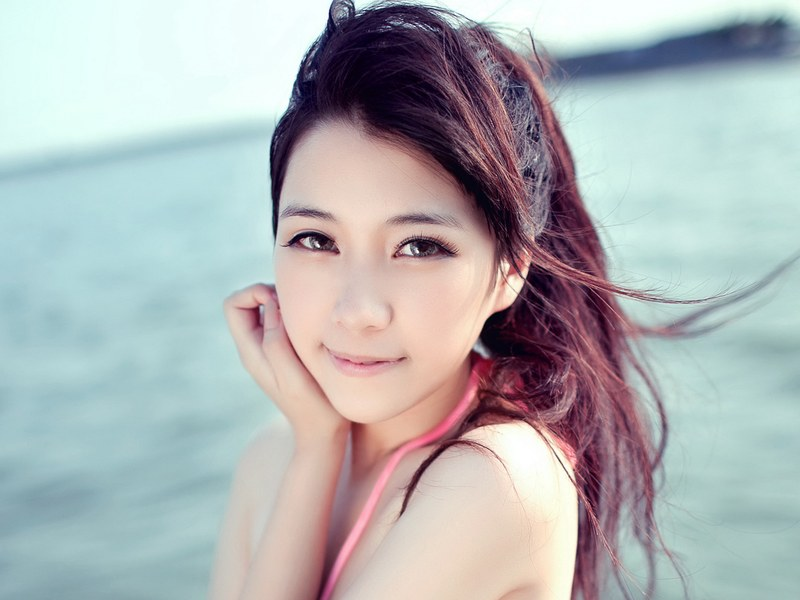
#> input picture learnCV/B.jpg, 800 x 600 px
$ python ImagePyramids.py   (Python 2 division)
#> lines starting #> are read from the running program, lines starting #| are printed output that depends on the picture
# -* coding: utf-8 *-

'''
In this chapter,
# We will learn about Image Pyramids
# We will use Image pyramids to create a new fruit, “Orapple”
# We will see these functions: cv2.pyrUp(), cv2.pyrDown()
'''

import cv2
import numpy as np
from matplotlib import pyplot as plt
import sys

A = cv2.imread('B.jpg')
#> A is the input picture: shape (600, 800, 3); mean B, G, R 180, 178.7, 175.2
B = cv2.imread('A.jpg')
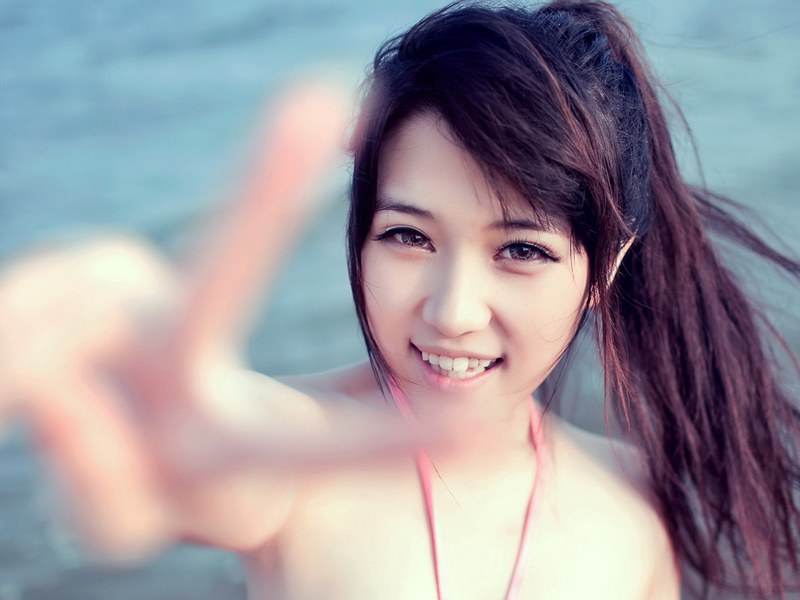
#> input picture learnCV/A.jpg, 800 x 600 px
#> B is the input picture: shape (600, 800, 3); mean B, G, R 158.4, 151, 155.8

# generate Gaussian pyramid for A
G = A.copy()
gpA = [G]
for i in xrange(4):
    G = cv2.pyrDown(G)
    gpA.append(G)
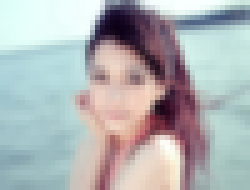
#> G: shape (38, 50, 3) (shown 5 times larger); mean B, G, R 180.8, 179.5, 175.8
#> after the loop, gpA = 5 items

# generate Gaussian pyramid for B
G = B.copy()
gpB = [G]
for i in xrange(4):
    G = cv2.pyrDown(G)
    gpB.append(G)
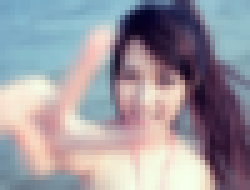
#> G: shape (38, 50, 3) (shown 5 times larger); mean B, G, R 159.1, 151.6, 155.7
#> after the loop, gpB = 5 items

# [8 lines of commented-out code are left out]
lpA = [gpA[3]]
for i in xrange(3, 0, -1):
    GE = cv2.pyrUp(gpA[i])
    # print GE.shape
    # print gpA[i-1].shape
    L = cv2.subtract(gpA[i - 1], GE)
    lpA.append(L)
#> after the loop, lpA = 4 items

# generate Laplacian Pyramid for B
lpB = [gpB[3]]
for i in xrange(3, 0, -1):
    GE = cv2.pyrUp(gpB[i])
    L = cv2.subtract(gpB[i - 1], GE)
    lpB.append(L)
#> this loop made 3 passes
#> pass 1, `GE = cv2.pyrUp(gpB[i])`:
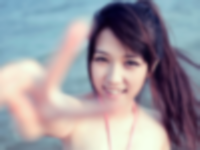
#> GE: shape (150, 200, 3); mean of channels 0, 1, 2 158.6, 151.1, 155.8; drawn as B, G, R
#> pass 1, `L = cv2.subtract(gpB[i - 1], GE)`:
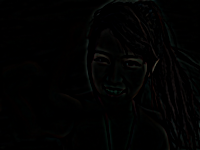
#> L: shape (150, 200, 3); mean of channels 0, 1, 2 1.7, 2, 1.8; drawn as B, G, R
#> after the loop, lpB = 4 items

# Now add left and right halves of images in each level
LS = []
for la, lb in zip(lpA, lpB):
    rows, cols, dpt = la.shape
    ls = np.hstack((la[:, 0:cols / 2], lb[:, cols / 2:]))
    LS.append(ls)
#> this loop made 4 passes
#> (rows, cols) on passes 1 to 4: (75, 100), (150, 200), (300, 400), (600, 800)
#> pass 1, `ls = np.hstack((la[:, 0:cols / 2], lb[:, cols / 2:]))`:
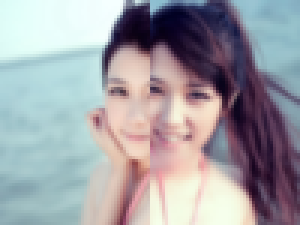
#> ls: shape (75, 100, 3) (shown 3 times larger); mean B, G, R 164.6, 158.6, 159
#> after the loop, LS = 4 items

# now reconstruct
ls_ = LS[0]
for i in xrange(1, 4):
    ls_ = cv2.pyrUp(ls_)
    ls_ = cv2.add(ls_, LS[i])

# image with direct connecting each half
real = np.hstack((A[:, :cols / 2], B[:, cols / 2:]))
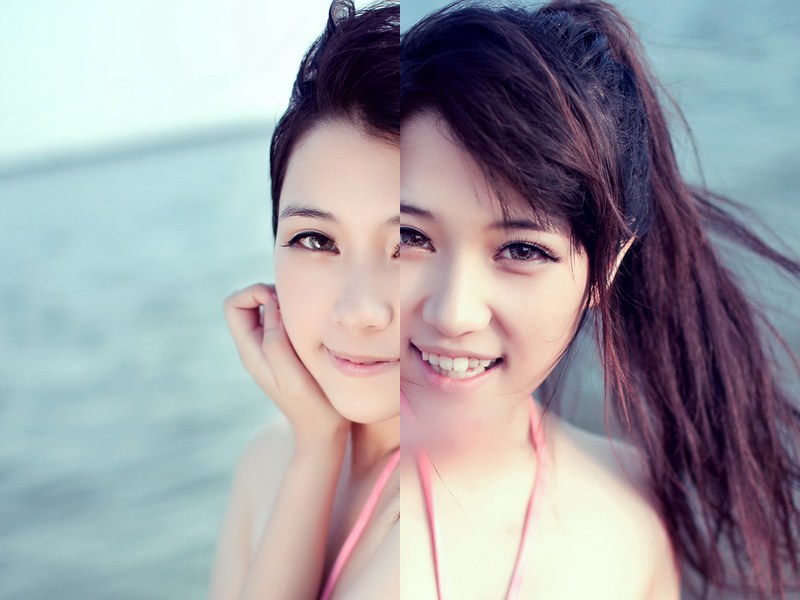
#> real: shape (600, 800, 3); mean B, G, R 164.1, 158.2, 158.9

cv2.imwrite('Pyramid_blending2.jpg', ls_)
cv2.imwrite('Direct_blending.jpg', real)
